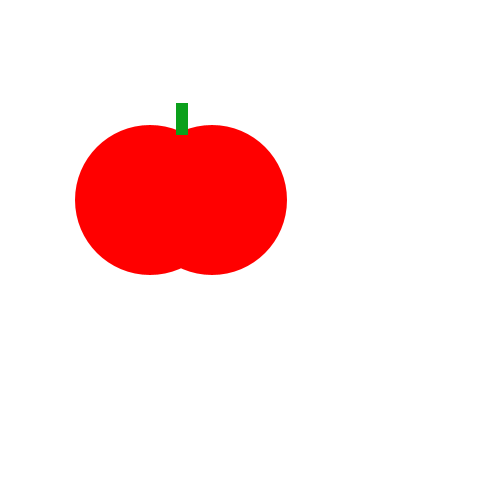
Frame 1 (no input)
Frame 60 (the mouse pressed at the canvas centre just before this capture): identical to frame 1, image omitted
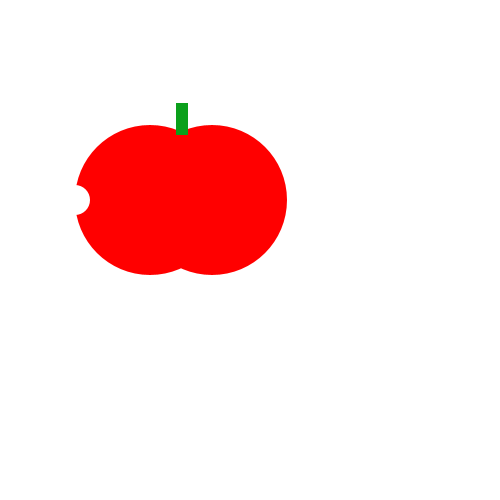
Frame 120 (the mouse held since frame 60 and released just before this capture)

The Processing sketch that drew these frames (run headless with seeded random() and noise(); from frame 60 on, the mouse is pressed at the canvas centre):

// Processing sketch: TomatoConsumer
// ── TomatoConsumer.pde
void setup() {
    size(500, 500);
}
void draw() {
    background(200, 200, 200);
    background(#FFFFFF);
    noStroke();
    fill(#FF0000);
    ellipse(150, 200, 150, 150);
    ellipse(212, 200, 150, 150);
    fill(#0BA01B);
    rect(176, 103, 12, 32);
    fill(#FFFFFF);
    if(mousePressed) {
      ellipse(75,200,30,30);
    }

}
